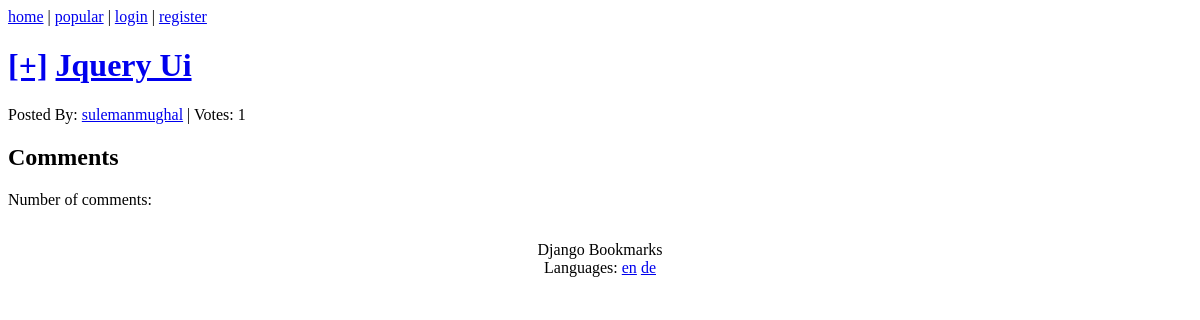
The page /bookmark/2/ on the database its author committed.
### bookmarks/models.py (models this page shows, shortened)
class SharedBookmark(models.Model):
    bookmark = models.ForeignKey(Bookmark, on_delete=models.CASCADE)
    date = models.DateTimeField(auto_now_add=True)
    votes = models.IntegerField(default=1)
    users_voted = models.ManyToManyField(get_user_model() )

class Bookmark(models.Model):
    title = models.CharField(max_length=200, verbose_name="Title of the Bookmark", blank=False, null=False, default="")
    user = models.ForeignKey(get_user_model(), on_delete=models.CASCADE)
    link = models.ForeignKey(Link, on_delete=models.CASCADE)

### bookmarks/views.py (the view)
# urls.py: url(r'^bookmark/(\d+)/$', bookmark_page, name="bookmark_page"),
def bookmark_page(request, bookmark_id):
    template_name="bookmark_page.html"
    shared_bookmark = get_object_or_404(
    SharedBookmark,id=bookmark_id
    )
    context =  {
        'shared_bookmark': shared_bookmark
    }
    return render(request ,template_name, context)

### bookmarks/templates/bookmarks/bookmark_page.html (shortened to what this page needs)
{% extends "base.html" %}
{% load comments %}
{% block head %}
<a href="/vote/?id={{ shared_bookmark.id }}"
class="vote">[+]</a>
<a href="{{ shared_bookmark.bookmark.link.url }}"
class="title">
{{ shared_bookmark.bookmark.title|escape }}</a>
{% endblock %}
{% block content %}
Posted By:
<a href="/user/{{ shared_bookmark.bookmark.user.username }}/"
class="username">
{{ shared_bookmark.bookmark.user.username }}</a> |
<span class="vote-count">Votes: {{ shared_bookmark.votes }}</span>
<h2>Comments</h2>
{% get_comment_count for bookmarks.sharedbookmark shared_bookmark.id as comment_count %}
<p>Number of comments: {{ comment_count }}</p>
{% get_comment_list for bookmarks.sharedbookmark shared_bookmark.id as comment_list %}
{% endblock %}

### rows shown on the page
SharedBookmark: bookmark "Jquery Ui", bookmark.user.username "sulemanmughal", votes "1"
